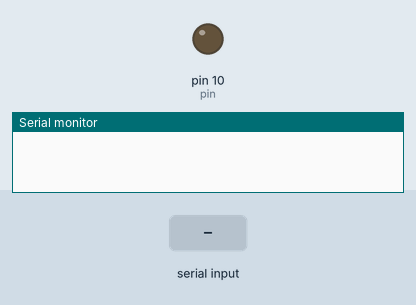
The sketch below on a simulated Arduino Leonardo, built with avr-gcc and run on an emulated ATmega32U4. On the bench: output pins drawn as LEDs (lit = HIGH), the last lines printed to the serial monitor. Inputs (shaded band) come from the test bench.

Above: at 1.2 s.
1.3 s: "1" received over Serial
At 2.0 s:
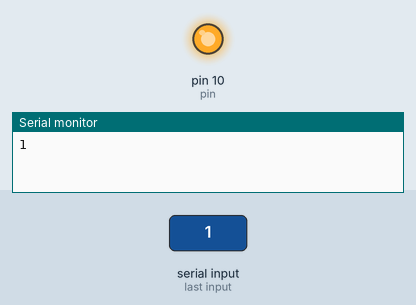
2.8 s: "0" received over Serial
At 3.1 s:
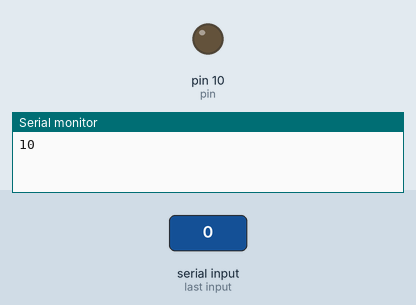
Timing chart, 0 to 5.8 s (numbered marks = the images above; inputs shaded):
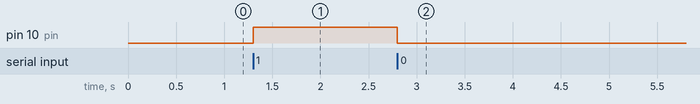

The sketch:

sketc_Led.ino.ino
```cpp
/*
Sketch para prender un LED
*/

#include <Keyboard.h>
char serialData;
int pin = 10;

void setup() {
    pinMode(pin, OUTPUT);
    Serial.begin(9600);
}

//ciclo infinito
void loop() {
    if (Serial.available() > 0){

      serialData = Serial.read();
      Serial.print(serialData);

      if (serialData == '1'){

        digitalWrite(pin, HIGH);}

      else if (serialData == '0'){

        digitalWrite(pin, LOW);}
    }
}
```

Measured:
- after the input at 1.3 s, pin 10 (pin): LOW → HIGH at once
- after the input at 2.8 s, pin 10 (pin): HIGH → LOW at once
